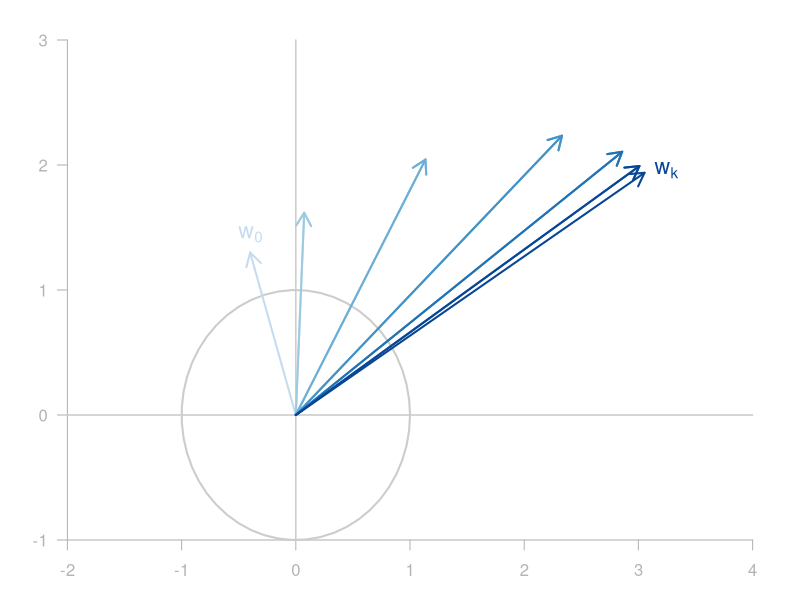
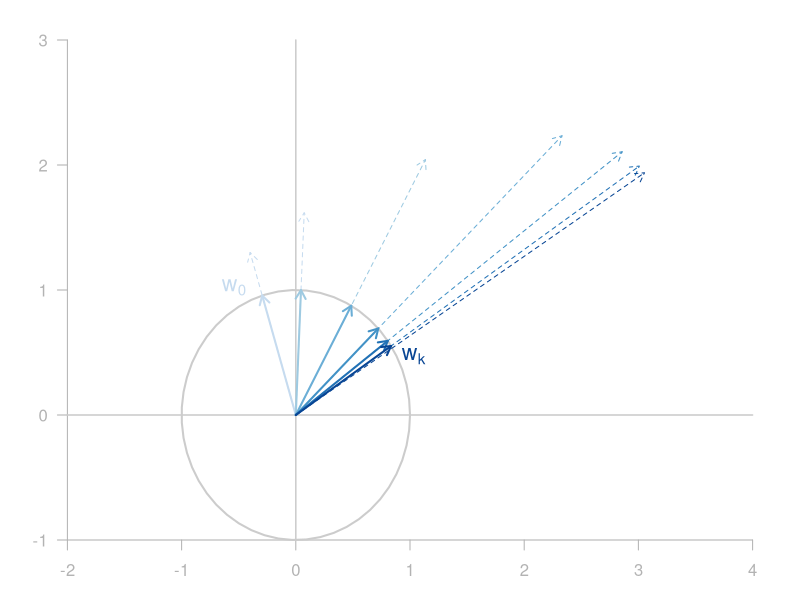

Reproduce these figures in R, in order.
## ---- chunk 1
library(car)
library(RColorBrewer)

a <- matrix(c(3, 1, 1, 2), 2, 2)
x <- y <- c(-1.5, 3)

op = par(mar = c(2, 2, 1, 1))
plot(x, y, xlim = c(-2,4), ylim = c(-1, 3), 
     type = "n", axes = FALSE)
axis(side = 1, pos = -1, col = "gray70", col.ticks = "gray70", 
     col.axis = "gray70")
axis(side = 2, pos = -2, las = 2, col = "gray70", 
     col.ticks = "gray70", col.axis = "gray70")
segments(0, -1, 0, 3, col = "gray80", lwd = 1.5)
segments(-2, 0, 4, 0, col = "gray80", lwd = 1.5)
ellipse(c(0, 0), diag(2), 1, col = "gray80", center.cex = 0)
u <- c(-0.4, 1.3)
r = brewer.pal(n=8, name="Blues")[3:8]
for (i in 1:6) {
  arrows(0, 0, u[1], u[2], col = r[i], length = 0.15, lwd = 2)
  u <- u / sqrt(sum(u*u))
  v <- colSums(u*a)
  arrows(0, 0, v[1], v[2], col = r[i], length = 0.15, lwd = 2)
  u <- v
}
text(x = -0.4, y = 1.3, expression(w[0]), col = r[1], pos = 3, cex = 1.3)
text(x = v[1], y = v[2], expression(w[k]), col = r[6], pos = 4, cex = 1.3)
par(op)
## ---- chunk 2
a <- matrix(c(3, 1, 1, 2), 2, 2)
x <- y <- c(-1.5, 3)

op = par(mar = c(2, 2, 1, 1))
plot(x, y, xlim = c(-2,4), ylim = c(-1, 3), 
     type = "n", axes = FALSE)
axis(side = 1, pos = -1, col = "gray70", col.ticks = "gray70", 
     col.axis = "gray70")
axis(side = 2, pos = -2, las = 2, col = "gray70", 
     col.ticks = "gray70", col.axis = "gray70")
segments(0, -1, 0, 3, col = "gray80", lwd = 1.5)
segments(-2, 0, 4, 0, col = "gray80", lwd = 1.5)
ellipse(c(0, 0), diag(2), 1, col = "gray80", center.cex = 0)
u <- c(-0.4, 1.3)
r = brewer.pal(n=8, name="Blues")[3:8]
arrows(0, 0, u[1], u[2], col = r[1], length = 0.1, lwd = 1, lty = 2)
for (i in 1:6) {
  u <- u / sqrt(sum(u*u))
  v <- colSums(u*a)
  arrows(0, 0, u[1], u[2], col = r[i], length = 0.1, lwd = 2)
  arrows(0, 0, v[1], v[2], col = r[i], length = 0.1, lwd = 1, lty = 2)
  u <- v
}
text(x = -0.35, y = 1, expression(w[0]), col = r[1], pos = 2, cex = 1.3)
text(x = 0.84, y = 0.45, expression(w[k]), col = r[6], pos = 4, cex = 1.3)
par(op)
